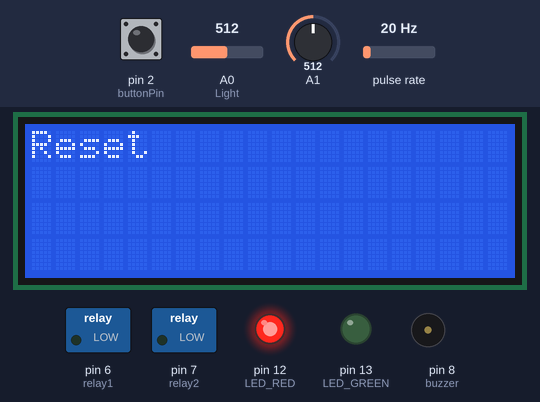
Bench run of a sketch on a simulated Arduino Uno, built with avr-gcc and run on an emulated ATmega328P. Shown: 20×4 character LCD, switched loads named in the sketch (green lamp = pin HIGH), output pins drawn as LEDs (lit = HIGH), buzzer (waves = sounding, pin HIGH). Wiring (inferred from the names in the program): pulse sensor: data pin 3. The test bench sets the inputs (shaded band); at power-on: pin 2 (buttonPin) LOW, pulse rate 20 Hz, A0 (Light) = 512, A1 = 512. What the sketch prints to the serial monitor is not drawn.

Above: at 5.3 s.
5.4 s: pin 2 (buttonPin) pulled HIGH for 3.2 s
At 9.4 s:
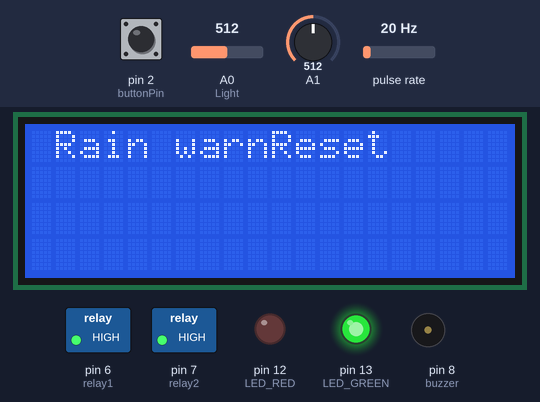
10.3 s: pin 2 (buttonPin) pulled HIGH for 3.2 s
At 16.8 s:
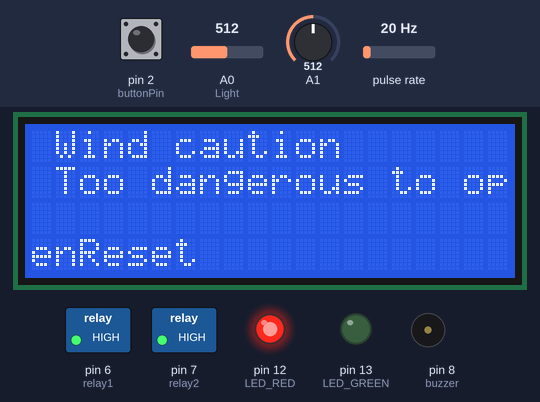
17.8 s: pulse rate (sensor on pin 3) set to 4 Hz
At 20.4 s:
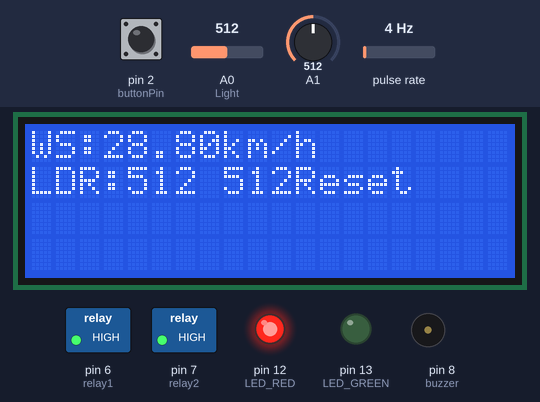
26.3 s: A0 (Light) set to 716
At 32.42 s:
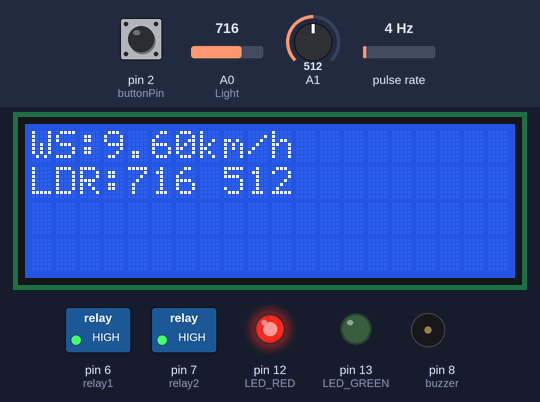
34.0 s: A1 set to 716
At 39.9 s:
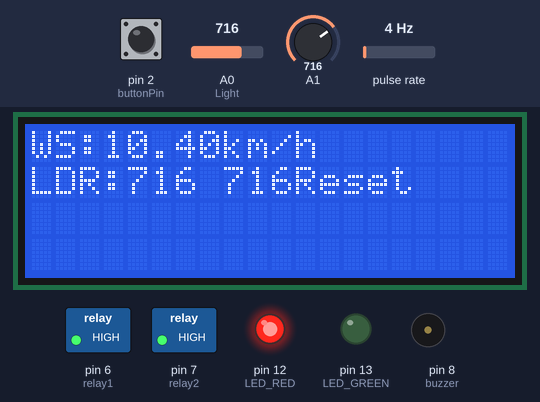
40.4 s: pulse rate (sensor on pin 3) set to 50 Hz
At 43.6 s:
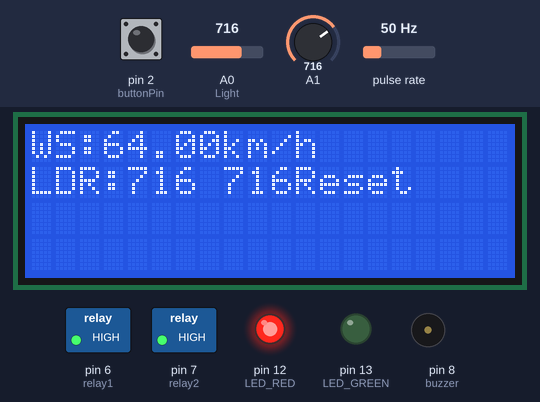
Timing chart, 0 to 44.7 s (numbered marks = the images above; inputs shaded):
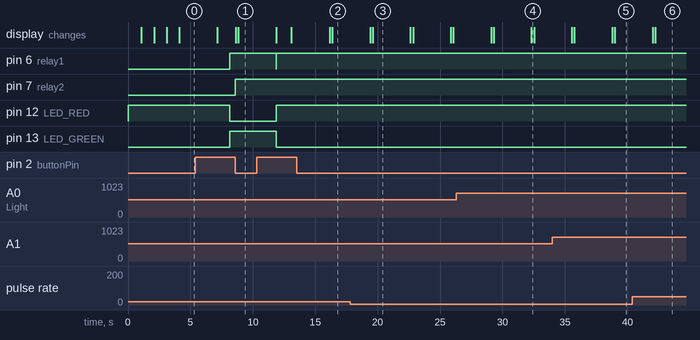

The sketch:

MyCode.ino
```cpp
#include <Wire.h>
#include <LiquidCrystal_I2C.h>
LiquidCrystal_I2C lcd(0x27, 20, 4); // set the LCD address to 0x27 for a 16 chars and 2 line display
#define LED_RED 12 // The pin the Red LED is connected to 12 pin
#define LED_GREEN 13 // The pin the Green LED is connected to 13 pin

bool ButtonPress = false;
bool IsOpen = false;
bool IsWind = false;

const int buttonPin = 2;   // The number of the pushbutton pin
int buttonState = 0;    // Variable for reading the pushbutton status

const int sensorMin = 0;     // sensor minimum
const int sensorMax = 1024;  // sensor maximum

int sensorReading;
int range;
const int Rain_D = 4; // The number of the rain sensor digital pin

int light;

const int RecordTime = 3; //Define Measuring Time (Seconds)
const int SensorPin = 3;  //Define Interrupt Pin (2 or 3 @ Arduino Uno)

int InterruptCounter;
float WindSpeed;

const int buzzer = 8;

const int relay1 = 6;  // the Arduino pin, which connects to the IN pin of relay
const int relay2 = 7;  // the Arduino pin, which connects to the IN pin of relay

const int FrontSensor = 11;
const int BackSensor = 10;

void setup() {
  Serial.begin(9600);
  pinMode(buttonPin, INPUT);  // Set the button pin as an input
  pinMode(LED_RED, OUTPUT); pinMode(LED_GREEN, OUTPUT);  // Set the led as an output
  pinMode(A0, INPUT); // Light(LDR) analog pin A0
  pinMode(Rain_D, INPUT); // Rain Sensor
  pinMode(buzzer, OUTPUT); // Buzzer
  pinMode(relay1, OUTPUT);
  pinMode(relay2, OUTPUT);
  pinMode(relay1, HIGH);
  pinMode(relay2, HIGH);
  pinMode(FrontSensor, INPUT);// Front IR sensor
  pinMode(BackSensor, INPUT); // Back IR sensor
  digitalWrite(LED_RED, HIGH);
  digitalWrite(LED_GREEN, LOW); // LED
  lcd.init(); lcd.backlight();
  delay(1000);
  lcd.setCursor(1, 0); lcd.print("AIA System");
  delay(1000);
  lcd.setCursor(1, 1); lcd.print("  Welcome  ");
  delay(1000);
  lcd.clear();
  lcd.setCursor(1, 0); lcd.print(" Version 1.1");
  lcd.setCursor(1, 1); lcd.print("Date 1/9/2022");
  delay(1000);
  lcd.clear();
}

void loop() {
  lcd.println("Reset");
  light = analogRead(A0);
  sensorReading = analogRead(A1);
  range = map(sensorReading, sensorMin, sensorMax, 0, 3);
  buttonState = digitalRead(buttonPin); // Read the state of the pushbutton value
  meassure();
  lcd.clear();
  lcd.setCursor(0, 0); lcd.print("WS:"); lcd.print(WindSpeed); lcd.print("km/h");
  lcd.setCursor(0, 1); lcd.print("LDR:"); lcd.print(light); lcd.write(3); lcd.print(sensorReading);

  if (buttonState == HIGH) { // If button is pressed
    ButtonFunction();
  }
  while ( WindSpeed >= 7.00 && IsOpen == true && IsWind == false) {
    //Buzzer();
    lcd.clear(); lcd.setCursor(1, 0); lcd.print("Wind Warning!");
    CloseAwning();
    delay(1000);
    IsOpen = !IsOpen;
    IsWind = !IsWind;
  }
  while ( WindSpeed < 7.00 && IsWind == true) {
    lcd.clear(); lcd.setCursor(1, 0); lcd.print("Wind is gone");
    IsWind = !IsWind;
    delay(1000);
  }
  if (buttonState % 2 == 0 && !ButtonPress && !IsWind ) {
    while ((light > 960 || range == 0 || range == 1) && IsWind == false && !IsOpen) {
      delay(1000);
      OpenAwning();
      IsOpen = !IsOpen;
    }
    while ( light < 960 && range == 2 && IsOpen) {
      delay(1000);
      CloseAwning();
      IsOpen = !IsOpen;
    }
    switch (range) {
      case 0: // Sensor getting wet
        Serial.println("Flood");
        lcd.clear();
        lcd.setCursor(1, 0); lcd.print("Flood warn");
        break;
      case 1: // Sensor also getting wet
        Serial.println("Rain Warning");
        lcd.clear();
        lcd.setCursor(1, 0); lcd.print("Rain warn");
        break;
      case 2: // Sensor dry cuz no rain
        Serial.println("Not Raining");
        break;
    }
  }
  delay(200);
}
void ButtonFunction() {
  lcd.clear(); lcd.setCursor(1, 0); lcd.print("Button press");
  Serial.println("Button press");
  if (!IsOpen) {
    if (IsWind) {
      lcd.clear(); lcd.setCursor(1, 0); lcd.print("Wind caution"); lcd.setCursor(1, 1); lcd.print("Too dangerous to open");
    }
    else {
      digitalWrite(LED_GREEN, HIGH); digitalWrite(LED_RED, LOW);
      //Buzzer();
      delay(1000);
      OpenAwning();
      IsOpen = !IsOpen;
      ButtonPress = true;
    }
  }
  else if (IsOpen) {
    digitalWrite(LED_GREEN, LOW) ; digitalWrite(LED_RED, HIGH);
    //Buzzer();
    delay(1000);
    CloseAwning();
    IsOpen = !IsOpen;
    ButtonPress = false;
  }
}
void OpenAwning() { //Open awning function
  digitalWrite(LED_GREEN, HIGH); digitalWrite(LED_RED, LOW);
  while (digitalRead(2) == HIGH) {
    MotorForward();
  }
  MotorStop();
}
//Close awning function
void CloseAwning() {
  digitalWrite(LED_GREEN, LOW); digitalWrite(LED_RED, HIGH);
  while (digitalRead(3) == HIGH ) { //Motor'll backward until the IR sensor will find as object
    MotorBackward();
  }
  MotorStop();
}
void meassure() {
  InterruptCounter = 0;
  attachInterrupt(digitalPinToInterrupt(SensorPin), countup, RISING);
  delay(1000 * RecordTime);
  detachInterrupt(digitalPinToInterrupt(SensorPin));
  WindSpeed = (float)InterruptCounter / (float)RecordTime * 2.4;
}
void countup() {
  InterruptCounter++;
}
void Buzzer() {
  tone(buzzer, 1000); // Send 1KHz sound signal...
  delay(500);        // ...for 1 sec
  noTone(buzzer);     // Stop sound...
  delay(500);        // ...for 1sec
}
void MotorForward() { //Move the motor forward
  digitalWrite(relay1, HIGH);
  digitalWrite(relay2, LOW); //After that the motor'll stop
}
void MotorBackward() { //Move the motor backward
  digitalWrite(relay1, LOW);
  digitalWrite(relay2, HIGH);
}
void MotorStop() { //Stop the motor
  digitalWrite(relay1, HIGH);
  digitalWrite(relay2, HIGH);
}
```

Measured:
- after the input at 5.4 s, pin 7 (relay2): LOW → HIGH after 3.2 s instead of 2.7 s
- after the input at 10.3 s, the display: first differs from a run without the input after 5.9 s (image 2 shows a later state)
- after the input at 40.4 s, the display: first changes after 1.6 s (image 6 shows a later state)
- what the display in image 3 shows lasts 3.0 s, from 19.6 s to 22.6 s
